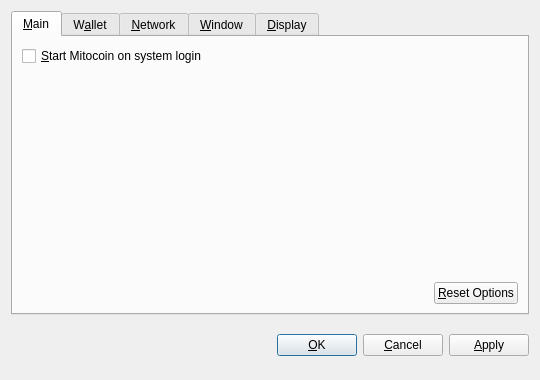
<?xml version="1.0" encoding="UTF-8"?>
<ui version="4.0">
 <class>OptionsDialog</class>
 <widget class="QDialog" name="OptionsDialog">
  <property name="geometry">
   <rect>
    <x>0</x>
    <y>0</y>
    <width>540</width>
    <height>380</height>
   </rect>
  </property>
  <property name="windowTitle">
   <string>Options</string>
  </property>
  <property name="modal">
   <bool>true</bool>
  </property>
  <layout class="QVBoxLayout" name="verticalLayout">
   <item>
    <widget class="QTabWidget" name="tabWidget">
     <property name="tabPosition">
      <enum>QTabWidget::North</enum>
     </property>
     <property name="currentIndex">
      <number>0</number>
     </property>
     <widget class="QWidget" name="tabMain">
      <attribute name="title">
       <string>&amp;Main</string>
      </attribute>
      <layout class="QVBoxLayout" name="verticalLayout_Main">
       <item>
        <widget class="QCheckBox" name="bitcoinAtStartup">
         <property name="toolTip">
          <string>Automatically start Mitocoin after logging in to the system.</string>
         </property>
         <property name="text">
          <string>&amp;Start Mitocoin on system login</string>
         </property>
        </widget>
       </item>
       <item>
        <spacer name="verticalSpacer_Main">
         <property name="orientation">
          <enum>Qt::Vertical</enum>
         </property>
         <property name="sizeHint" stdset="0">
          <size>
           <width>20</width>
           <height>40</height>
          </size>
         </property>
        </spacer>
       </item>
       <item>
        <layout class="QHBoxLayout" name="horizontalLayout_2_Main">
         <item>
          <spacer name="horizontalSpacer_2_Main">
           <property name="orientation">
            <enum>Qt::Horizontal</enum>
           </property>
           <property name="sizeHint" stdset="0">
            <size>
             <width>40</width>
             <height>20</height>
            </size>
           </property>
          </spacer>
         </item>
         <item>
          <widget class="QPushButton" name="resetButton">
           <property name="toolTip">
            <string>Reset all client options to default.</string>
           </property>
           <property name="text">
            <string>&amp;Reset Options</string>
           </property>
           <property name="autoDefault">
            <bool>false</bool>
           </property>
          </widget>
         </item>
        </layout>
       </item>
      </layout>
     </widget>
     <widget class="QWidget" name="tabWallet">
      <attribute name="title">
       <string>W&amp;allet</string>
      </attribute>
      <layout class="QVBoxLayout" name="verticalLayout_Network">
       <item>
        <widget class="QLabel" name="transactionFeeInfoLabel">
         <property name="text">
          <string>Optional transaction fee per kB that helps make sure your transactions are processed quickly. Most transactions are 1 kB.</string>
         </property>
         <property name="textFormat">
          <enum>Qt::PlainText</enum>
         </property>
         <property name="wordWrap">
          <bool>true</bool>
         </property>
        </widget>
       </item>
       <item>
        <layout class="QHBoxLayout" name="horizontalLayout_1_Main">
         <item>
          <widget class="QLabel" name="transactionFeeLabel">
           <property name="text">
            <string>Pay transaction &amp;fee</string>
           </property>
           <property name="textFormat">
            <enum>Qt::PlainText</enum>
           </property>
           <property name="buddy">
            <cstring>transactionFee</cstring>
           </property>
          </widget>
         </item>
         <item>
          <widget class="BitcoinAmountField" name="transactionFee"/>
         </item>
         <item>
          <spacer name="horizontalSpacer_1_Main">
           <property name="orientation">
            <enum>Qt::Horizontal</enum>
           </property>
           <property name="sizeHint" stdset="0">
            <size>
             <width>40</width>
             <height>20</height>
            </size>
           </property>
          </spacer>
         </item>
        </layout>
       </item>
       <item>
        <widget class="QLabel" name="label">
         <property name="text">
          <string>If you disable the spending of unconfirmed change, the change from a transaction cannot be used until that transaction has at least one confirmation. This also affects how your balance is computed.</string>
         </property>
         <property name="wordWrap">
          <bool>true</bool>
         </property>
        </widget>
       </item>
       <item>
        <widget class="QCheckBox" name="spendZeroConfChange">
         <property name="text">
          <string>Spend unconfirmed change  (experts only)</string>
         </property>
        </widget>
       </item>
       <item>
        <spacer name="verticalSpacer">
         <property name="orientation">
          <enum>Qt::Vertical</enum>
         </property>
         <property name="sizeHint" stdset="0">
          <size>
           <width>20</width>
           <height>40</height>
          </size>
         </property>
        </spacer>
       </item>
      </layout>
     </widget>
     <widget class="QWidget" name="tabNetwork">
      <attribute name="title">
       <string>&amp;Network</string>
      </attribute>
      <layout class="QVBoxLayout" name="verticalLayout_Network">
       <item>
        <widget class="QCheckBox" name="mapPortUpnp">
         <property name="toolTip">
          <string>Automatically open the Mitocoin client port on the router. This only works when your router supports UPnP and it is enabled.</string>
         </property>
         <property name="text">
          <string>Map port using &amp;UPnP</string>
         </property>
        </widget>
       </item>
       <item>
        <widget class="QCheckBox" name="connectSocks">
         <property name="toolTip">
          <string>Connect to the Mitocoin network through a SOCKS proxy (e.g. when connecting through Tor).</string>
         </property>
         <property name="text">
          <string>&amp;Connect through SOCKS proxy:</string>
         </property>
        </widget>
       </item>
       <item>
        <layout class="QHBoxLayout" name="horizontalLayout_Network">
         <item>
          <widget class="QLabel" name="proxyIpLabel">
           <property name="text">
            <string>Proxy &amp;IP:</string>
           </property>
           <property name="textFormat">
            <enum>Qt::PlainText</enum>
           </property>
           <property name="buddy">
            <cstring>proxyIp</cstring>
           </property>
          </widget>
         </item>
         <item>
          <widget class="QValidatedLineEdit" name="proxyIp">
           <property name="maximumSize">
            <size>
             <width>140</width>
             <height>16777215</height>
            </size>
           </property>
           <property name="toolTip">
            <string>IP address of the proxy (e.g. 127.0.0.1)</string>
           </property>
          </widget>
         </item>
         <item>
          <widget class="QLabel" name="proxyPortLabel">
           <property name="text">
            <string>&amp;Port:</string>
           </property>
           <property name="textFormat">
            <enum>Qt::PlainText</enum>
           </property>
           <property name="buddy">
            <cstring>proxyPort</cstring>
           </property>
          </widget>
         </item>
         <item>
          <widget class="QLineEdit" name="proxyPort">
           <property name="maximumSize">
            <size>
             <width>55</width>
             <height>16777215</height>
            </size>
           </property>
           <property name="toolTip">
            <string>Port of the proxy (e.g. 9050)</string>
           </property>
          </widget>
         </item>
         <item>
          <widget class="QLabel" name="socksVersionLabel">
           <property name="text">
            <string>SOCKS &amp;Version:</string>
           </property>
           <property name="textFormat">
            <enum>Qt::PlainText</enum>
           </property>
           <property name="buddy">
            <cstring>socksVersion</cstring>
           </property>
          </widget>
         </item>
         <item>
          <widget class="QValueComboBox" name="socksVersion">
           <property name="toolTip">
            <string>SOCKS version of the proxy (e.g. 5)</string>
           </property>
          </widget>
         </item>
         <item>
          <spacer name="horizontalSpacer_Network">
           <property name="orientation">
            <enum>Qt::Horizontal</enum>
           </property>
           <property name="sizeHint" stdset="0">
            <size>
             <width>40</width>
             <height>20</height>
            </size>
           </property>
          </spacer>
         </item>
        </layout>
       </item>
       <item>
        <spacer name="verticalSpacer_Network">
         <property name="orientation">
          <enum>Qt::Vertical</enum>
         </property>
         <property name="sizeHint" stdset="0">
          <size>
           <width>20</width>
           <height>40</height>
          </size>
         </property>
        </spacer>
       </item>
      </layout>
     </widget>
     <widget class="QWidget" name="tabWindow">
      <attribute name="title">
       <string>&amp;Window</string>
      </attribute>
      <layout class="QVBoxLayout" name="verticalLayout_Window">
       <item>
        <widget class="QCheckBox" name="minimizeToTray">
         <property name="toolTip">
          <string>Show only a tray icon after minimizing the window.</string>
         </property>
         <property name="text">
          <string>&amp;Minimize to the tray instead of the taskbar</string>
         </property>
        </widget>
       </item>
       <item>
        <widget class="QCheckBox" name="minimizeOnClose">
         <property name="toolTip">
          <string>Minimize instead of exit the application when the window is closed. When this option is enabled, the application will be closed only after selecting Quit in the menu.</string>
         </property>
         <property name="text">
          <string>M&amp;inimize on close</string>
         </property>
        </widget>
       </item>
       <item>
        <spacer name="verticalSpacer_Window">
         <property name="orientation">
          <enum>Qt::Vertical</enum>
         </property>
         <property name="sizeHint" stdset="0">
          <size>
           <width>20</width>
           <height>40</height>
          </size>
         </property>
        </spacer>
       </item>
      </layout>
     </widget>
     <widget class="QWidget" name="tabDisplay">
      <attribute name="title">
       <string>&amp;Display</string>
      </attribute>
      <layout class="QVBoxLayout" name="verticalLayout_Display">
       <item>
        <layout class="QHBoxLayout" name="horizontalLayout_1_Display">
         <item>
          <widget class="QLabel" name="langLabel">
           <property name="text">
            <string>User Interface &amp;language:</string>
           </property>
           <property name="textFormat">
            <enum>Qt::PlainText</enum>
           </property>
           <property name="buddy">
            <cstring>lang</cstring>
           </property>
          </widget>
         </item>
         <item>
          <widget class="QValueComboBox" name="lang">
           <property name="toolTip">
            <string>The user interface language can be set here. This setting will take effect after restarting Mitocoin.</string>
           </property>
          </widget>
         </item>
        </layout>
       </item>
       <item>
        <layout class="QHBoxLayout" name="horizontalLayout_2_Display">
         <item>
          <widget class="QLabel" name="unitLabel">
           <property name="text">
            <string>&amp;Unit to show amounts in:</string>
           </property>
           <property name="textFormat">
            <enum>Qt::PlainText</enum>
           </property>
           <property name="buddy">
            <cstring>unit</cstring>
           </property>
          </widget>
         </item>
         <item>
          <widget class="QValueComboBox" name="unit">
           <property name="toolTip">
            <string>Choose the default subdivision unit to show in the interface and when sending coins.</string>
           </property>
          </widget>
         </item>
        </layout>
       </item>
       <item>
        <widget class="QCheckBox" name="displayAddresses">
         <property name="toolTip">
          <string>Whether to show Mitocoin addresses in the transaction list or not.</string>
         </property>
         <property name="text">
          <string>&amp;Display addresses in transaction list</string>
         </property>
        </widget>
       </item>
       <item>
        <widget class="QCheckBox" name="coinControlFeatures">
         <property name="toolTip">
          <string>Whether to show coin control features or not.</string>
         </property>
         <property name="text">
          <string>Display coin &amp;control features (experts only!)</string>
         </property>
        </widget>
       </item>
       <item>
        <spacer name="verticalSpacer_Display">
         <property name="orientation">
          <enum>Qt::Vertical</enum>
         </property>
         <property name="sizeHint" stdset="0">
          <size>
           <width>20</width>
           <height>40</height>
          </size>
         </property>
        </spacer>
       </item>
      </layout>
     </widget>
    </widget>
   </item>
   <item>
    <layout class="QHBoxLayout" name="horizontalLayout_Buttons">
     <item>
      <spacer name="horizontalSpacer_1">
       <property name="orientation">
        <enum>Qt::Horizontal</enum>
       </property>
       <property name="sizeHint" stdset="0">
        <size>
         <width>40</width>
         <height>48</height>
        </size>
       </property>
      </spacer>
     </item>
     <item>
      <widget class="QLabel" name="statusLabel">
       <property name="font">
        <font>
         <weight>75</weight>
         <bold>true</bold>
        </font>
       </property>
       <property name="text">
        <string/>
       </property>
       <property name="textFormat">
        <enum>Qt::PlainText</enum>
       </property>
       <property name="wordWrap">
        <bool>true</bool>
       </property>
      </widget>
     </item>
     <item>
      <spacer name="horizontalSpacer_2">
       <property name="orientation">
        <enum>Qt::Horizontal</enum>
       </property>
       <property name="sizeHint" stdset="0">
        <size>
         <width>40</width>
         <height>48</height>
        </size>
       </property>
      </spacer>
     </item>
     <item>
      <widget class="QPushButton" name="okButton">
       <property name="text">
        <string>&amp;OK</string>
       </property>
      </widget>
     </item>
     <item>
      <widget class="QPushButton" name="cancelButton">
       <property name="text">
        <string>&amp;Cancel</string>
       </property>
       <property name="autoDefault">
        <bool>false</bool>
       </property>
      </widget>
     </item>
     <item>
      <widget class="QPushButton" name="applyButton">
       <property name="text">
        <string>&amp;Apply</string>
       </property>
       <property name="autoDefault">
        <bool>false</bool>
       </property>
      </widget>
     </item>
    </layout>
   </item>
  </layout>
 </widget>
 <customwidgets>
  <customwidget>
   <class>BitcoinAmountField</class>
   <extends>QSpinBox</extends>
   <header>bitcoinamountfield.h</header>
  </customwidget>
  <customwidget>
   <class>QValueComboBox</class>
   <extends>QComboBox</extends>
   <header>qvaluecombobox.h</header>
  </customwidget>
  <customwidget>
   <class>QValidatedLineEdit</class>
   <extends>QLineEdit</extends>
   <header>qvalidatedlineedit.h</header>
  </customwidget>
 </customwidgets>
 <resources/>
 <connections/>
</ui>
